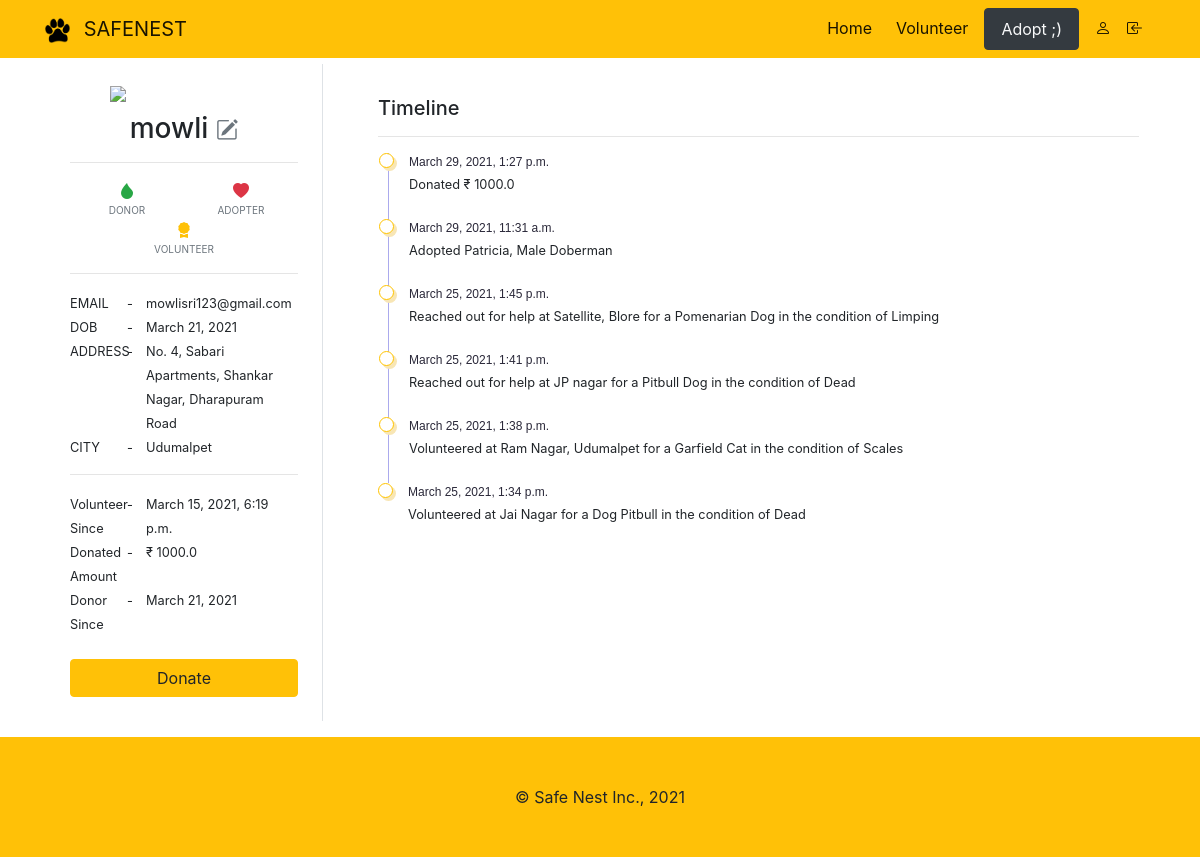
Page /profile (signed in) on the earlier database version.
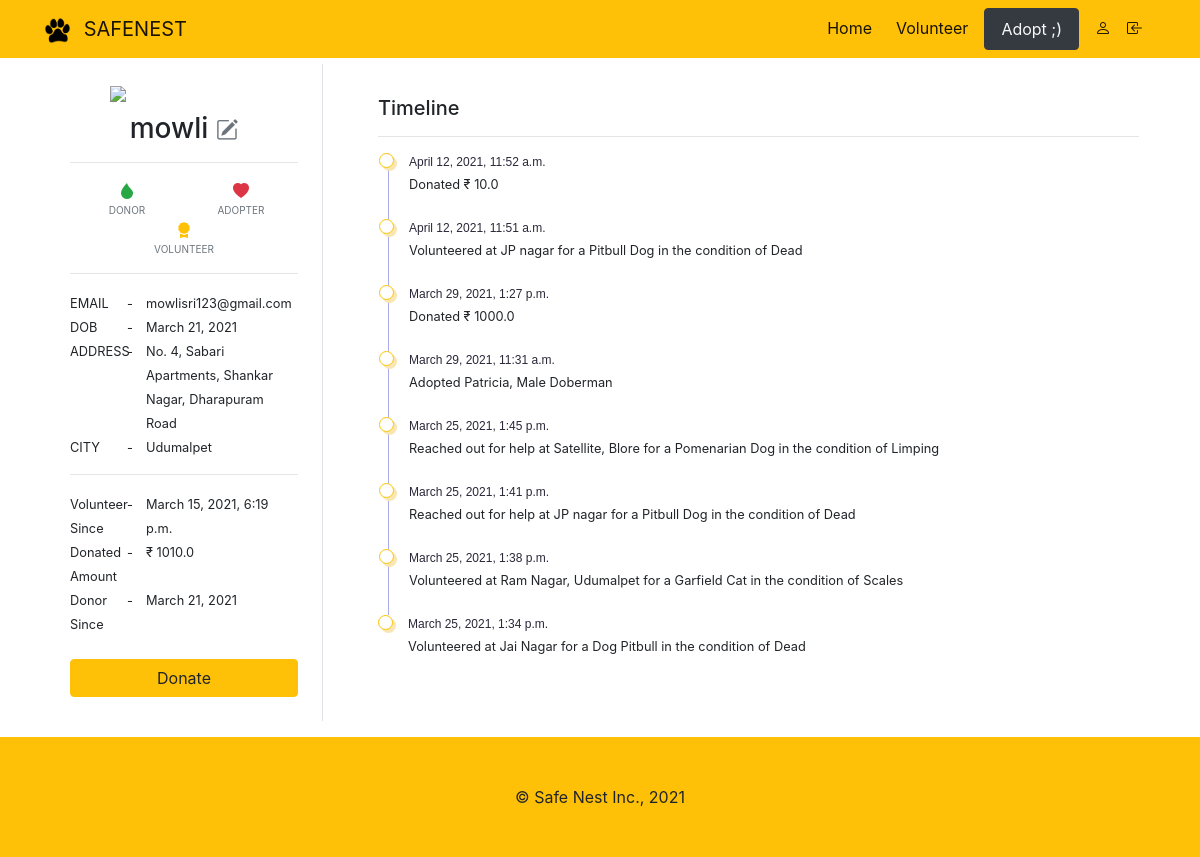
Same page on the later database version.
### app/models.py (models this page shows, shortened)
class Profile(models.Model):
    user = models.OneToOneField(User, on_delete=models.CASCADE)
    isVolunteer = models.BooleanField(default=False)
    isDonor = models.BooleanField(default=False)
    isAdopter = models.BooleanField(default=False)
    adoptedPets = models.ManyToManyField(PetProfile, blank=True)
    donatedAmount = models.FloatField(default=0)
    activities = models.ManyToManyField(Activity, blank=True)
    dateofBirth = models.DateField()
    phone = models.CharField(max_length=12)
    address = models.TextField(null=True, blank=True)
    city = models.CharField(max_length=200)
    donorSince = models.DateField(null=True, blank=True)
    donatedAmount = models.FloatField(default=0)

class TimeLine(models.Model):
    user = models.CharField(max_length=255)
    description = models.TextField()
    timeStamp = models.DateTimeField(auto_now_add=True)

### app/views.py (the view)
# urls.py: path('profile', views.ProfileView.as_view(), name='profile'),
class ProfileView(LoginRequiredMixin, View):
    def get(self, request):
        context = {
            "profile" : Profile.objects.get(user__username=request.user.username),
            "timeLine" : TimeLine.objects.filter(user=request.user.username).order_by('-timeStamp')
        }
        return render(request, 'profile.html', context)

### app/templates/profile.html (shortened to what the changed rows need)
{% extends "base.html" %}
{% block content %}
<div class="container mt-5 p-3">
    <div class="row m-0">
        <div class="col col-md-3 border-right p-3">
            <div class="text-center p-2">
                <div class="row m-0 text-left">
                    <div class="col-8 p-0">
                        <small>{{profile.dateofBirth}}</small>
                    </div>
                </div>
                <div class="row m-0 text-left">
                    <div class="col-8 p-0">
                        <small>{{profile.address}}</small>
                    </div>
                </div>
                <div class="row m-0 text-left">
                    <div class="col-8 p-0">
                        <small>{{profile.city}}</small>
                    </div>
                </div>
                <div class="row m-0 text-left">
                    <div class="col-8 p-0">
                        <small>₹ {{profile.donatedAmount}}</small>
                    </div>
                </div>
                <div class="row m-0 text-left">
                    <div class="col-8 p-0">
                        <small>{{profile.donorSince}}</small>
                    </div>
                </div>
                <br>
            </div>
        </div>
        <div class="col col-md-9">
            <ul class="sessions">
                {% for activity in timeLine %}
                <div class="bullets">
                    <div class="time">{{activity.timeStamp}}</div>
                    <small>{{activity.description}}</small>
                </div>
                {% endfor %}
            </ul>
        </div>
    </div>
</div>
{% endblock content %}

Differences in the rows shown:
changed Profile "No. 4, Sabari Apartments, Shankar Nagar, Dharapuram Road": donatedAmount "1000.0" → "1010.0"
added TimeLine: timeStamp "April 12, 2021, 11:52 a.m.", description "Donated ₹ 10.0"
added TimeLine: timeStamp "April 12, 2021, 11:51 a.m.", description "Volunteered at JP nagar for a Pitbull Dog in the condition of Dead"
